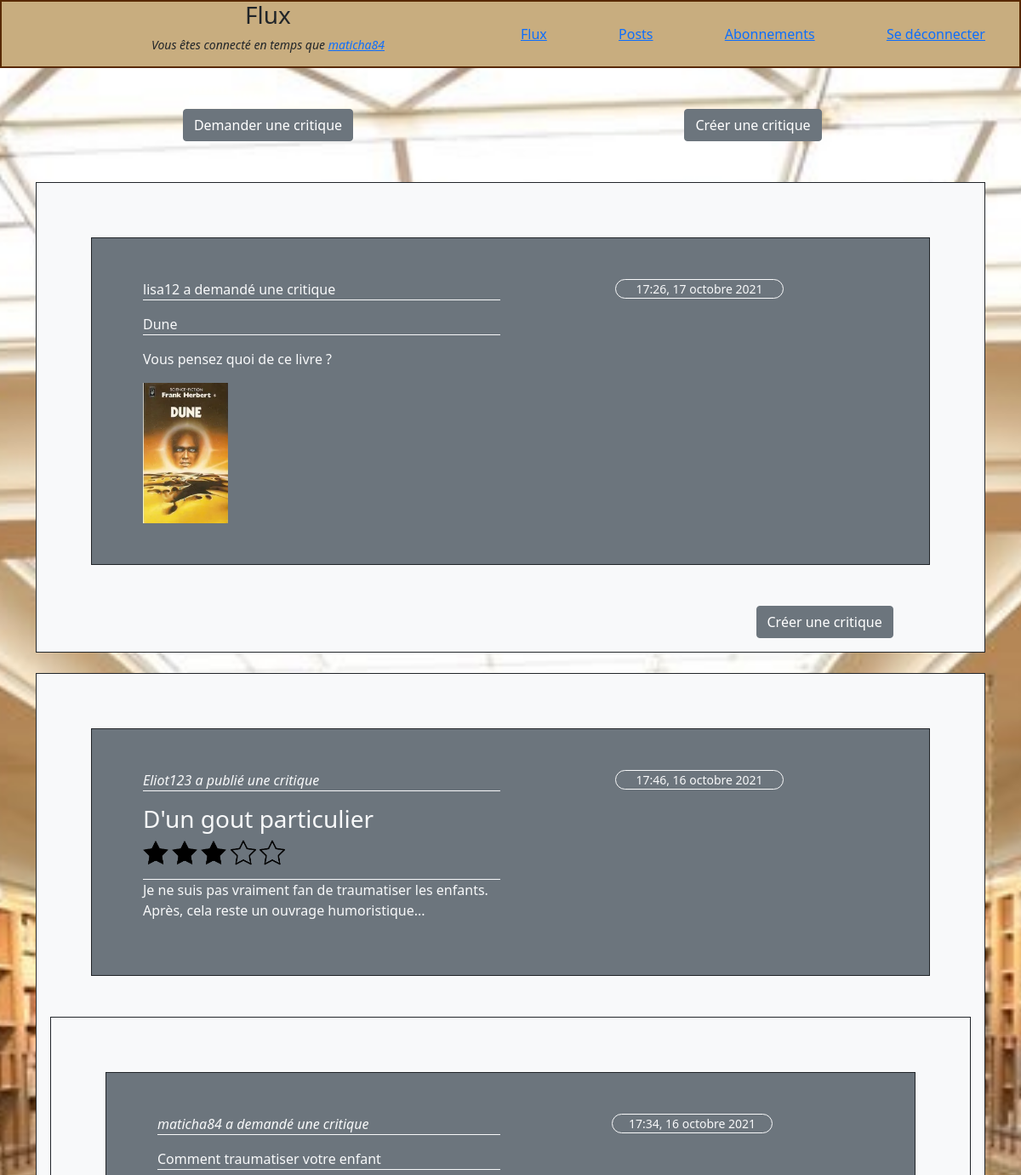
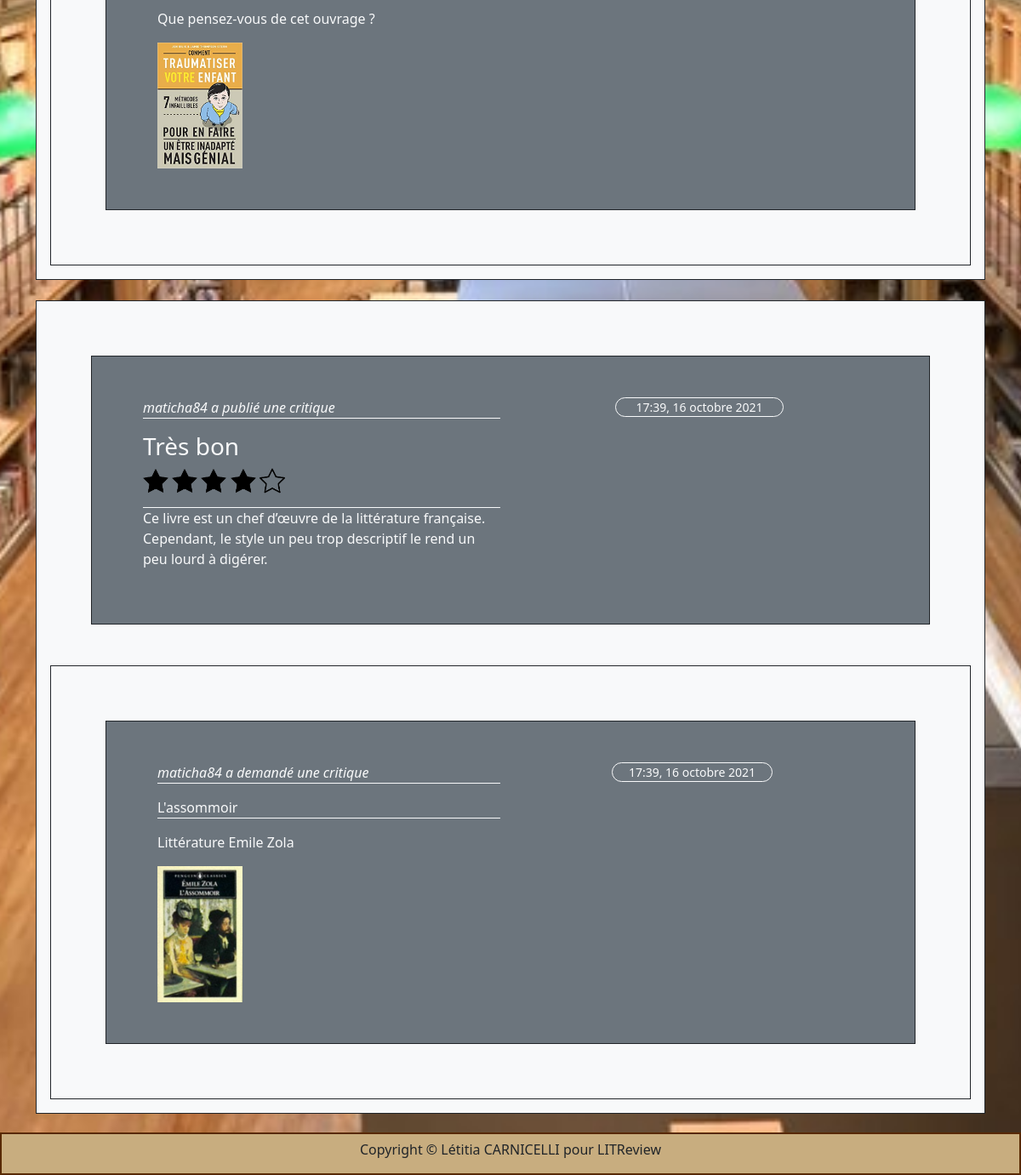
Screenshot of /litapp/home/ (signed in) with the database file from the repository (2 pictures, top to bottom).
### litapp/models.py (models this page shows)
class User(AbstractUser):
    username = models.CharField(
        verbose_name='username',
        max_length=100,
        unique=True
    )
    is_active = models.BooleanField(default=True)
    is_admin = models.BooleanField(default=False)
    objects = ManageUser()
    USERNAME_FIELDS = ('username',)
    def __str__(self):
        return self.username

class Ticket(models.Model):
    title = models.CharField(max_length=128)
    description = models.TextField(max_length=2048, blank=True)
    user = models.ForeignKey(to=settings.AUTH_USER_MODEL, on_delete=models.CASCADE)
    image = models.ImageField(null=True, blank=True)
    time_created = models.DateTimeField(auto_now_add=True)

class Review(models.Model):
    ticket = models.ForeignKey(to=Ticket, on_delete=models.CASCADE, related_name='review_of')
    rating = models.PositiveSmallIntegerField(
        validators=[MinValueValidator(0), MaxValueValidator(5)])
    headline = models.CharField(max_length=128)
    body = models.CharField(max_length=8192, blank=True)
    user = models.ForeignKey(
        to=settings.AUTH_USER_MODEL, on_delete=models.CASCADE)
    time_created = models.DateTimeField(auto_now_add=True)

### litapp/views.py (the view)
# urls.py: path('home/', views.home_view, name='home'),
@login_required
def home_view(request):
    title_page = "Flux"
    reviews = get_users_viewable_reviews(request.user)
    reviews = reviews.annotate(content_type=Value('REVIEW', CharField()))
    tickets = get_users_viewable_tickets(request.user)
    tickets = tickets.annotate(content_type=Value('TICKET', CharField()))
    posts = sorted(
        chain(reviews, tickets),
        key=lambda post: post.time_created,
        reverse=True
    )
    context = {
        'title_page': title_page,
        'posts': posts,
    }
    return render(request, 'litapp/home.html', context)

### litapp/views.py (called while the page is built)
def get_users_viewable_tickets(user):
    users = UserFollows.objects.filter(user=user)
    user_follow = User.objects.filter(followed_by__in=users)
    tickets = Ticket.objects.filter(Q(user__in=user_follow) | Q(user=user))
    return tickets

def get_users_viewable_reviews(user):
    users = UserFollows.objects.filter(user=user)
    user_follow = User.objects.filter(followed_by__in=users)
    reviews = Review.objects.filter(
        Q(user__in=user_follow) |
        Q(ticket__user=user) |
        Q(ticket__user__in=user_follow) |
        Q(user=user)
    )
    return reviews

### litapp/templates/litapp/home.html
{% extends 'litapp/base.html' %}
{% block content %}
<br><br>
<div class="container">
    <div class="row ">
        <div class="col-4 col-center">
            <a href="{% url 'ticket_create' %}">
                <button class="btn btn-secondary" type="button" >Demander une critique</button>
            </a>
        </div>
        <div class="col-4 col-center">
            <a href="{% url 'review_create' %}">
                <button class="btn btn-secondary" type="button" >Créer une critique</button>
            </a>
        </div>
    </div>
</div>
<div class="container">
    <br><br>
    {% for post in posts %}
        {% if post.content_type == 'REVIEW' %}
            <div class="container card-body border border-dark bg-light">
            {% include 'litapp/review_view.html' %}
            </div>
            <br>
        {% elif post.content_type == 'TICKET' and post.review_of.all.count == 0 %}
            <div class="container card-body border border-dark bg-light">
                {% include 'litapp/ticket_view.html' %}
                <div class="row justify-content-end bg-light">
                    <div class="col-3">
                    <a href="{% url 'review_response' ticket_id=post.id %}">
                        <button class="btn btn-secondary" type="button" >Créer une critique</button>
                    </a>
                    </div>
                </div>
            </div>
            <br>
        {% endif %}
    {% endfor %}
</div>
{% endblock %}

### litapp/templates/litapp/base.html (shortened to what this page needs)
<!DOCTYPE html>
<html lang="fr">
    <head>
        {% load static %}
        <link rel="stylesheet" type="text/css" href="{% static 'litapp/css/bootstrap.min.css' %}" />
        <link rel="stylesheet" type="text/css" href="{% static 'litapp/css/style.css' %}" />
    </head>
    <body>
        <div class="main">
            <header class="page_title">
                {% if user.is_authenticated == True %}
                <div class="container">
                    <div class="row">
                        <div class="col-6 right">
                            <h3>{{ title_page }}</h3>
                            <p class="fst-italic small">Vous êtes connecté en temps que <a href="{% url 'profile' %}">
                                {{ user.get_username }}</a></p>
                        </div>
                        <div class="col-6 left navbar">
                            <a href="{% url 'home' %}">Flux</a>
                            <a href="{% url 'posts' %}">Posts</a>
                            <a href="{% url 'follow' %}">Abonnements</a>
                            <a href="{% url 'logout' %}" type="submit">Se déconnecter</a>
                        </div>
                    </div>
                </div>
                {% else %}
                <h3>{{ title_page }}</h3>
                {% endif %}
            </header>
                {% block content %}{% endblock %}
            <br><br>
            <footer class="fixed-bottom footer">
                 <h6>Copyright &copy Létitia CARNICELLI pour LITReview</h6>
            </footer>
        </div>
    </body>
</html>

### litapp/templates/litapp/ticket_view.html
{% if post.ticket %}
    <div class="row m-5 p-5 justify-content-around border border-dark bg-secondary text-light">
        <div class="col-6">
            <p class="border-bottom border-light fst-italic"> {{ post.ticket.user }} a demandé une critique </p>
            <p class="border-bottom border-light"> {{ post.ticket.title }}  </p>
            <p> {{ post.ticket.description }} </p>
            {% if post.ticket.image %}
            <img src="{{post.ticket.image.url}}" width="100px" />
            {% endif %}
        </div>
        <div class="col-3 col-center">
            <p class="small border rounded-pill border-light">{{ post.ticket.time_created|date:"H:i, d F Y" }}</p>
        </div>
    </div>
{% else %}
    <div class="row m-5 p-5 justify-content-around border border-dark bg-secondary text-light">
        <div class="col-6">
            <p class="border-bottom border-light"> {{ post.user }} a demandé une critique </p>
            <p class="border-bottom border-light"> {{ post.title }}  </p>
            <p> {{ post.description }} </p>
            {% if post.image %}
            <img src="{{post.image.url}}" width="100px" />
            {% endif %}
        </div>
        <div class="col-3 col-center">
            <p class="small border rounded-pill border-light">{{ post.time_created|date:"H:i, d F Y" }}</p>
        </div>
    </div>
{% endif %}

### litapp/templates/litapp/review_view.html (shortened to what this page needs)
    <div class="row m-5 p-5 justify-content-around border border-dark bg-secondary text-light">
        <div class="col-6">
            <p class="border-bottom border-light fst-italic"> {{ post.user }} a publié une critique </p>
            <p class="h3"> {{ post.headline }} </p>
            {% load static %}
            {% if post.rating == 0 %}
            <p>
                <span>
                    <img src="{% static '/litapp/img/etoile_blanche.png' %}" width='30px'>
                    <img src="{% static '/litapp/img/etoile_blanche.png' %}" width='30px'>
                    <img src="{% static '/litapp/img/etoile_blanche.png' %}" width='30px'>
                    <img src="{% static '/litapp/img/etoile_blanche.png' %}" width='30px'>
                    <img src="{% static '/litapp/img/etoile_blanche.png' %}" width='30px'>
                </span>
            {% elif post.rating == 3 %}
                <span>
                    <img src="{% static '/litapp/img/etoile_noire.png' %}" width='30px'>
                    <img src="{% static '/litapp/img/etoile_noire.png' %}" width='30px'>
                    <img src="{% static '/litapp/img/etoile_noire.png' %}" width='30px'>
                    <img src="{% static '/litapp/img/etoile_blanche.png' %}" width='30px'>
                    <img src="{% static '/litapp/img/etoile_blanche.png' %}" width='30px'>
                </span>
            {% elif post.rating == 4 %}
                <span>
                    <img src="{% static '/litapp/img/etoile_noire.png' %}" width='30px'>
                    <img src="{% static '/litapp/img/etoile_noire.png' %}" width='30px'>
                    <img src="{% static '/litapp/img/etoile_noire.png' %}" width='30px'>
                    <img src="{% static '/litapp/img/etoile_noire.png' %}" width='30px'>
                    <img src="{% static '/litapp/img/etoile_blanche.png' %}" width='30px'>
                </span>
            {% endif %}</p>
            <p class="border-top border-light"> {{ post.body }} </p>
        </div>
        <div class="col-3 col-center">
            <p class="small border rounded-pill border-light">{{ post.time_created|date:"H:i, d F Y" }}</p>
        </div>
    </div>
    <div class="container card-body border border-dark bg-light">
        {% include 'litapp/ticket_view.html' %}
    </div>

### litapp/static/litapp/css/style.css (style rules this page uses)
body, html { height: 100%; }
body { background: url(../img/MAT_Bibliotheque_1.jpg) no-repeat center center fixed; -webkit-background-size: cover; -moz-background-size: cover; -o-background-size: cover; background-size: cover; }
.main { min-height: 100%; overflow-x: scroll; scroll-bar-width: thin; position: relative; }
.page_title { display: flex; align-items: center; text-align: center; justify-content: center; height: 80px; width: 100%; border: 2px solid #582900; background-color: #C8AD7F; }
.col-center { text-align: center; float: none; margin: 0 auto; }
.footer { display: flex; align-items: center; text-align: center; justify-content: center; height: 50px; border: 2px solid #582900; background-color: #C8AD7F; }

### rows the page displays
User: get_username "maticha84"
Ticket: user "lisa12", title "Dune", description "Vous pensez quoi de ce livre ?", image (picture), time_created "17:26, 17 octobre 2021"
Review: user "Eliot123", headline "D'un gout particulier", rating 3 (drawn), body "Je ne suis pas vraiment fan de traumatiser les enfants. Après, cela reste un ouvrage humoristique...", time_created "17:46, 16 octobre 2021", ticket.user "maticha84", ticket "Comment traumatiser votre enfant", ticket.description "Que pensez-vous de cet ouvrage ?", ticket.image (picture), ticket.time_created "17:34, 16 octobre 2021"
Review: user "maticha84", headline "Très bon", rating 4 (drawn), body "Ce livre est un chef d’œuvre de la littérature française. Cependant, le style un peu trop descriptif le rend un peu lourd à digérer.", time_created "17:39, 16 octobre 2021", ticket.user "maticha84", ticket "L'assommoir", ticket.description "Littérature Emile Zola", ticket.image (picture), ticket.time_created "17:39, 16 octobre 2021"
